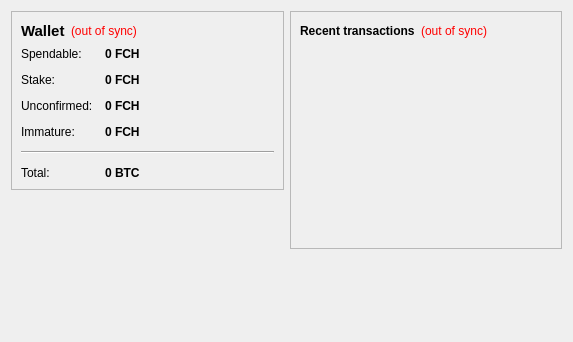
<?xml version="1.0" encoding="UTF-8"?>
<ui version="4.0">
 <class>OverviewPage</class>
 <widget class="QWidget" name="OverviewPage">
  <property name="geometry">
   <rect>
    <x>0</x>
    <y>0</y>
    <width>573</width>
    <height>342</height>
   </rect>
  </property>
  <property name="windowTitle">
   <string>Form</string>
  </property>
  <layout class="QHBoxLayout" name="horizontalLayout" stretch="1,1">
   <item>
    <layout class="QVBoxLayout" name="verticalLayout_2">
     <item>
      <widget class="QFrame" name="frame">
       <property name="frameShape">
        <enum>QFrame::StyledPanel</enum>
       </property>
       <property name="frameShadow">
        <enum>QFrame::Raised</enum>
       </property>
       <layout class="QVBoxLayout" name="verticalLayout_4">
        <item>
         <layout class="QHBoxLayout" name="horizontalLayout_4">
          <item>
           <widget class="QLabel" name="label_5">
            <property name="font">
             <font>
              <pointsize>11</pointsize>
              <weight>75</weight>
              <bold>true</bold>
             </font>
            </property>
            <property name="text">
             <string>Wallet</string>
            </property>
           </widget>
          </item>
          <item>
           <widget class="QLabel" name="labelWalletStatus">
            <property name="toolTip">
             <string>The displayed information may be out of date. Your wallet automatically synchronizes with the FastCash network after a connection is established, but this process has not completed yet.</string>
            </property>
            <property name="styleSheet">
             <string notr="true">QLabel { color: red; }</string>
            </property>
            <property name="text">
             <string notr="true">(out of sync)</string>
            </property>
            <property name="alignment">
             <set>Qt::AlignLeading|Qt::AlignLeft|Qt::AlignVCenter</set>
            </property>
           </widget>
          </item>
          <item>
           <spacer name="horizontalSpacer_2">
            <property name="orientation">
             <enum>Qt::Horizontal</enum>
            </property>
            <property name="sizeHint" stdset="0">
             <size>
              <width>40</width>
              <height>20</height>
             </size>
            </property>
           </spacer>
          </item>
         </layout>
        </item>
        <item>
         <layout class="QFormLayout" name="formLayout_2">
          <property name="fieldGrowthPolicy">
           <enum>QFormLayout::AllNonFixedFieldsGrow</enum>
          </property>
          <property name="horizontalSpacing">
           <number>12</number>
          </property>
          <property name="verticalSpacing">
           <number>12</number>
          </property>
          <item row="0" column="0">
           <widget class="QLabel" name="label">
            <property name="text">
             <string>Spendable:</string>
            </property>
           </widget>
          </item>
          <item row="0" column="1">
           <widget class="QLabel" name="labelBalance">
            <property name="font">
             <font>
              <weight>75</weight>
              <bold>true</bold>
             </font>
            </property>
            <property name="cursor">
             <cursorShape>IBeamCursor</cursorShape>
            </property>
            <property name="toolTip">
             <string>Your current spendable balance</string>
            </property>
            <property name="text">
             <string notr="true">0 FCH</string>
            </property>
            <property name="textInteractionFlags">
             <set>Qt::LinksAccessibleByMouse|Qt::TextSelectableByKeyboard|Qt::TextSelectableByMouse</set>
            </property>
           </widget>
          </item>
          <item row="1" column="0">
           <widget class="QLabel" name="label_6">
            <property name="text">
             <string>Stake:</string>
            </property>
           </widget>
          </item>
          <item row="1" column="1">
           <widget class="QLabel" name="labelStake">
            <property name="font">
             <font>
              <weight>75</weight>
              <bold>true</bold>
             </font>
            </property>
            <property name="cursor">
             <cursorShape>IBeamCursor</cursorShape>
            </property>
            <property name="toolTip">
             <string>Total of coins that was staked, and do not yet count toward the current balance</string>
            </property>
            <property name="text">
             <string notr="true">0 FCH</string>
            </property>
            <property name="textInteractionFlags">
             <set>Qt::LinksAccessibleByMouse|Qt::TextSelectableByKeyboard|Qt::TextSelectableByMouse</set>
            </property>
           </widget>
          </item>
          <item row="2" column="0">
           <widget class="QLabel" name="label_3">
            <property name="text">
             <string>Unconfirmed:</string>
            </property>
           </widget>
          </item>
          <item row="2" column="1">
           <widget class="QLabel" name="labelUnconfirmed">
            <property name="font">
             <font>
              <weight>75</weight>
              <bold>true</bold>
             </font>
            </property>
            <property name="cursor">
             <cursorShape>IBeamCursor</cursorShape>
            </property>
            <property name="toolTip">
             <string>Total of transactions that have yet to be confirmed, and do not yet count toward the current balance</string>
            </property>
            <property name="text">
             <string notr="true">0 FCH</string>
            </property>
            <property name="textInteractionFlags">
             <set>Qt::LinksAccessibleByMouse|Qt::TextSelectableByKeyboard|Qt::TextSelectableByMouse</set>
            </property>
           </widget>
          </item>
          <item row="3" column="0">
           <widget class="QLabel" name="labelImmatureText">
            <property name="text">
             <string>Immature:</string>
            </property>
           </widget>
          </item>
          <item row="3" column="1">
           <widget class="QLabel" name="labelImmature">
            <property name="font">
             <font>
              <weight>75</weight>
              <bold>true</bold>
             </font>
            </property>
            <property name="toolTip">
             <string>Mined balance that has not yet matured</string>
            </property>
            <property name="text">
             <string notr="true">0 FCH</string>
            </property>
            <property name="textInteractionFlags">
             <set>Qt::LinksAccessibleByMouse|Qt::TextSelectableByKeyboard|Qt::TextSelectableByMouse</set>
            </property>
           </widget>
          </item>
          <item row="4" column="0" colspan="2">
           <widget class="Line" name="line">
            <property name="orientation">
             <enum>Qt::Horizontal</enum>
            </property>
           </widget>
          </item>
          <item row="5" column="0">
           <widget class="QLabel" name="labelTotalText">
            <property name="text">
             <string>Total:</string>
            </property>
           </widget>
          </item>
          <item row="5" column="1">
           <widget class="QLabel" name="labelTotal">
            <property name="font">
             <font>
              <weight>75</weight>
              <bold>true</bold>
             </font>
            </property>
            <property name="cursor">
             <cursorShape>IBeamCursor</cursorShape>
            </property>
            <property name="toolTip">
             <string>Your current total balance</string>
            </property>
            <property name="text">
             <string notr="true">0 BTC</string>
            </property>
            <property name="textInteractionFlags">
             <set>Qt::LinksAccessibleByMouse|Qt::TextSelectableByKeyboard|Qt::TextSelectableByMouse</set>
            </property>
           </widget>
          </item>
         </layout>
        </item>
       </layout>
      </widget>
     </item>
     <item>
      <spacer name="verticalSpacer">
       <property name="orientation">
        <enum>Qt::Vertical</enum>
       </property>
       <property name="sizeHint" stdset="0">
        <size>
         <width>20</width>
         <height>40</height>
        </size>
       </property>
      </spacer>
     </item>
    </layout>
   </item>
   <item>
    <layout class="QVBoxLayout" name="verticalLayout_3">
     <item>
      <widget class="QFrame" name="frame_2">
       <property name="frameShape">
        <enum>QFrame::StyledPanel</enum>
       </property>
       <property name="frameShadow">
        <enum>QFrame::Raised</enum>
       </property>
       <layout class="QVBoxLayout" name="verticalLayout">
        <item>
         <layout class="QHBoxLayout" name="horizontalLayout_2">
          <item>
           <widget class="QLabel" name="label_4">
            <property name="text">
             <string>&lt;b&gt;Recent transactions&lt;/b&gt;</string>
            </property>
           </widget>
          </item>
          <item>
           <widget class="QLabel" name="labelTransactionsStatus">
            <property name="toolTip">
             <string>The displayed information may be out of date. Your wallet automatically synchronizes with the FastCash network after a connection is established, but this process has not completed yet.</string>
            </property>
            <property name="styleSheet">
             <string notr="true">QLabel { color: red; }</string>
            </property>
            <property name="text">
             <string notr="true">(out of sync)</string>
            </property>
            <property name="alignment">
             <set>Qt::AlignRight|Qt::AlignTrailing|Qt::AlignVCenter</set>
            </property>
           </widget>
          </item>
          <item>
           <spacer name="horizontalSpacer">
            <property name="orientation">
             <enum>Qt::Horizontal</enum>
            </property>
            <property name="sizeHint" stdset="0">
             <size>
              <width>40</width>
              <height>20</height>
             </size>
            </property>
           </spacer>
          </item>
         </layout>
        </item>
        <item>
         <widget class="QListView" name="listTransactions">
          <property name="styleSheet">
           <string notr="true">QListView { background: transparent; }</string>
          </property>
          <property name="frameShape">
           <enum>QFrame::NoFrame</enum>
          </property>
          <property name="verticalScrollBarPolicy">
           <enum>Qt::ScrollBarAlwaysOff</enum>
          </property>
          <property name="horizontalScrollBarPolicy">
           <enum>Qt::ScrollBarAlwaysOff</enum>
          </property>
          <property name="selectionMode">
           <enum>QAbstractItemView::NoSelection</enum>
          </property>
         </widget>
        </item>
       </layout>
      </widget>
     </item>
     <item>
      <spacer name="verticalSpacer_2">
       <property name="orientation">
        <enum>Qt::Vertical</enum>
       </property>
       <property name="sizeHint" stdset="0">
        <size>
         <width>20</width>
         <height>40</height>
        </size>
       </property>
      </spacer>
     </item>
    </layout>
   </item>
  </layout>
 </widget>
 <resources/>
 <connections/>
</ui>
